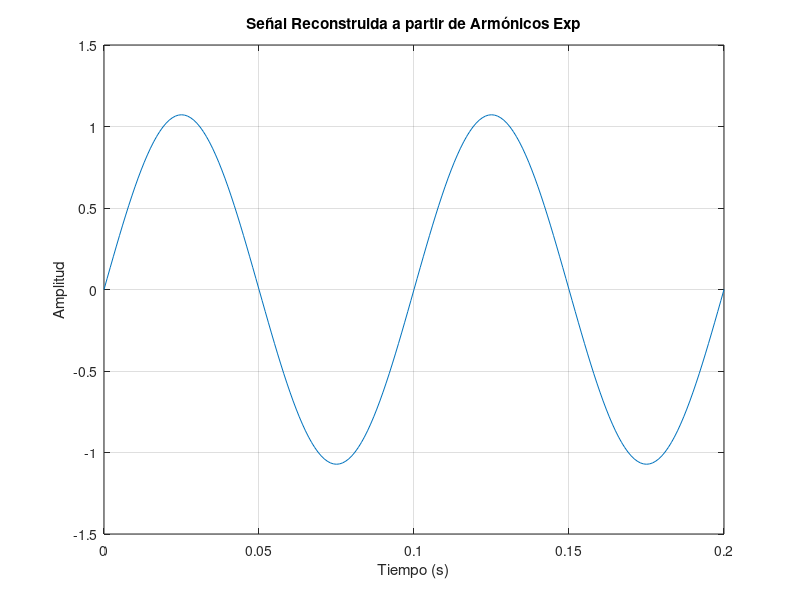

Write MATLAB code to recreate this figure.
% Definir parámetros de la señal
T = 0.1; % Periodo de la señal (en segundos)
f = 1/T; % Frecuencia fundamental (en Hz)

% Amplitudes de los armónicos proporcionados
A1 = 1.072; % Amplitud del armónico 1
A5 = 0;     % Amplitud del armónico 5
A7 = 0;     % Amplitud del armónico 7
A9 = 0;     % Amplitud del armónico 9
A11 = 0;    % Amplitud del armónico 11

% Componente de corriente continua (DC)
DC = 0;

% Definir el tiempo
t = 0:T/100:2*T; % 2 períodos de la señal con 100 muestras por período

% Reconstrucción de la señal a partir de los armónicos
V1 = A1 * sin(2 * pi * f * t);      % Primer armónico (fundamental)
V5 = A5 * sin(2 * pi * 5 * f * t);  % Quinto armónico
V7 = A7 * sin(2 * pi * 7 * f * t);  % Séptimo armónico
V9 = A9 * sin(2 * pi * 9 * f * t);  % Noveno armónico
V11 = A11 * sin(2 * pi * 11 * f * t);% Undécimo armónico

% Señal reconstruida sumando todos los armónicos y el componente DC
VT = V1  + V5 + V7 + V9 + V11 + DC;

% Graficar la señal reconstruida
figure;
plot(t, VT);
title('Señal Reconstruida a partir de Armónicos Exp');
xlabel('Tiempo (s)');
ylabel('Amplitud');
grid on;
